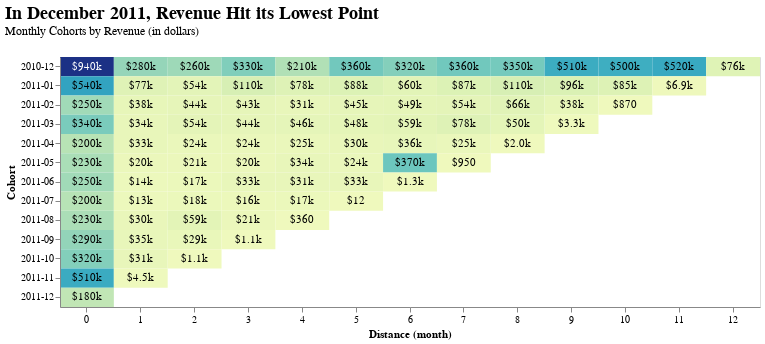

The notebook cell saved with this chart:
### Markdown cell above
Visualisasikan `cohort revenue` menggunakan HeatMap.

### Code cell
cohorts['FirstTransactionMonth'] = cohorts['FirstTransactionMonth'].astype(str)

# Plot dengan heat map
heatmap = alt.Chart(cohorts).mark_rect().encode(
    x=alt.X('PeriodDistance:O', title='Distance (month)').axis(labelAngle=0),
    y=alt.Y('FirstTransactionMonth:O', title='Cohort'),
    color=alt.Color('Revenue').legend(None),
).properties(
    width=800,
    height=300,
    title='Cohort Analysis - Revenue'
)

# Menambahkan text annotations
text = heatmap.mark_text(baseline='middle').encode(
    text=alt.Text('Revenue', format='$.2s'),
    color=alt.condition(
        alt.datum['Revenue'] > 800000,
        alt.value('white'),
        alt.value('black')
    )
)

# Menambahkan judul
(heatmap + text).properties(
    title=alt.Title(
        "In December 2011, Revenue Hit its Lowest Point",
        subtitle='Monthly Cohorts by Revenue (in dollars)',
        anchor='start',
        font='Calibri',
        fontSize=18,
        offset=20,
    ),
    width=700, height=250
)

### Figure 1 — Vega-Lite specification as saved in the notebook (floating-point values rounded to 4 significant figures)
{"config": {"view": {"continuousWidth": 300, "continuousHeight": 300}}, "layer": [{"mark": {"type": "rect"}, "encoding": {"color": {"field": "Revenue", "legend": null, "type": "quantitative"}, "x": {"axis": {"labelAngle": 0}, "field": "PeriodDistance", "title": "Distance (month)", "type": "ordinal"}, "y": {"field": "FirstTransactionMonth", "title": "Cohort", "type": "ordinal"}}, "title": "Cohort Analysis - Revenue"}, {"mark": {"type": "text", "baseline": "middle"}, "encoding": {"color": {"condition": {"test": "(datum['Revenue'] > 800000)", "value": "white"}, "value": "black"}, "text": {"field": "Revenue", "format": "$.2s", "type": "quantitative"}, "x": {"axis": {"labelAngle": 0}, "field": "PeriodDistance", "title": "Distance (month)", "type": "ordinal"}, "y": {"field": "FirstTransactionMonth", "title": "Cohort", "type": "ordinal"}}, "title": "Cohort Analysis - Revenue"}], "data": {"name": "data-fece5a81e6f9507a33063513da515dd3"}, "height": 250, "title": {"text": "In December 2011, Revenue Hit its Lowest Point", "anchor": "start", "font": "Calibri", "fontSize": 18, "offset": 20, "subtitle": "Monthly Cohorts by Revenue (in dollars)"}, "width": 700, "$schema": "https://vega.github.io/schema/vega-lite/v5.8.0.json", "datasets": {"data-fece5a81e6f9507a33063513da515dd3": [{"FirstTransactionMonth": "2010-12", "PeriodDistance": 0, "Revenue": 941800.0}, {"FirstTransactionMonth": "2010-12", "PeriodDistance": 1, "Revenue": 280400.0}, {"FirstTransactionMonth": "2010-12", "PeriodDistance": 2, "Revenue": 259000.0}, {"FirstTransactionMonth": "2010-12", "PeriodDistance": 3, "Revenue": 326100.0}, {"FirstTransactionMonth": "2010-12", "PeriodDistance": 4, "Revenue": 214900.0}, {"FirstTransactionMonth": "2010-12", "PeriodDistance": 5, "Revenue": 356600.0}, {"FirstTransactionMonth": "2010-12", "PeriodDistance": 6, "Revenue": 317600.0}, {"FirstTransactionMonth": "2010-12", "PeriodDistance": 7, "Revenue": 360100.0}, {"FirstTransactionMonth": "2010-12", "PeriodDistance": 8, "Revenue": 349900.0}, {"FirstTransactionMonth": "2010-12", "PeriodDistance": 9, "Revenue": 505900.0}, {"FirstTransactionMonth": "2010-12", "PeriodDistance": 10, "Revenue": 498600.0}, {"FirstTransactionMonth": "2010-12", "PeriodDistance": 11, "Revenue": 518100.0}, {"FirstTransactionMonth": "2010-12", "PeriodDistance": 12, "Revenue": 76300.0}, {"FirstTransactionMonth": "2011-01", "PeriodDistance": 0, "Revenue": 543600.0}, {"FirstTransactionMonth": "2011-01", "PeriodDistance": 1, "Revenue": 77130.0}, {"FirstTransactionMonth": "2011-01", "PeriodDistance": 2, "Revenue": 54460.0}, {"FirstTransactionMonth": "2011-01", "PeriodDistance": 3, "Revenue": 107000.0}, {"FirstTransactionMonth": "2011-01", "PeriodDistance": 4, "Revenue": 78150.0}, {"FirstTransactionMonth": "2011-01", "PeriodDistance": 5, "Revenue": 88100.0}, {"FirstTransactionMonth": "2011-01", "PeriodDistance": 6, "Revenue": 60270.0}, {"FirstTransactionMonth": "2011-01", "PeriodDistance": 7, "Revenue": 87320.0}, {"FirstTransactionMonth": "2011-01", "PeriodDistance": 8, "Revenue": 106400.0}, {"FirstTransactionMonth": "2011-01", "PeriodDistance": 9, "Revenue": 95820.0}, {"FirstTransactionMonth": "2011-01", "PeriodDistance": 10, "Revenue": 84980.0}, {"FirstTransactionMonth": "2011-01", "PeriodDistance": 11, "Revenue": 6925.0}, {"FirstTransactionMonth": "2011-02", "PeriodDistance": 0, "Revenue": 253800.0}, {"FirstTransactionMonth": "2011-02", "PeriodDistance": 1, "Revenue": 38060.0}, {"FirstTransactionMonth": "2011-02", "PeriodDistance": 2, "Revenue": 44400.0}, {"FirstTransactionMonth": "2011-02", "PeriodDistance": 3, "Revenue": 42920.0}, {"FirstTransactionMonth": "2011-02", "PeriodDistance": 4, "Revenue": 30740.0}, {"FirstTransactionMonth": "2011-02", "PeriodDistance": 5, "Revenue": 44570.0}, {"FirstTransactionMonth": "2011-02", "PeriodDistance": 6, "Revenue": 49290.0}, {"FirstTransactionMonth": "2011-02", "PeriodDistance": 7, "Revenue": 53750.0}, {"FirstTransactionMonth": "2011-02", "PeriodDistance": 8, "Revenue": 65710.0}, {"FirstTransactionMonth": "2011-02", "PeriodDistance": 9, "Revenue": 37910.0}, {"FirstTransactionMonth": "2011-02", "PeriodDistance": 10, "Revenue": 871.2}, {"FirstTransactionMonth": "2011-03", "PeriodDistance": 0, "Revenue": 340100.0}, {"FirstTransactionMonth": "2011-03", "PeriodDistance": 1, "Revenue": 34260.0}, {"FirstTransactionMonth": "2011-03", "PeriodDistance": 2, "Revenue": 53680.0}, {"FirstTransactionMonth": "2011-03", "PeriodDistance": 3, "Revenue": 43690.0}, {"FirstTransactionMonth": "2011-03", "PeriodDistance": 4, "Revenue": 45620.0}, {"FirstTransactionMonth": "2011-03", "PeriodDistance": 5, "Revenue": 48230.0}, {"FirstTransactionMonth": "2011-03", "PeriodDistance": 6, "Revenue": 58760.0}, {"FirstTransactionMonth": "2011-03", "PeriodDistance": 7, "Revenue": 78400.0}, {"FirstTransactionMonth": "2011-03", "PeriodDistance": 8, "Revenue": 50490.0}, {"FirstTransactionMonth": "2011-03", "PeriodDistance": 9, "Revenue": 3316.0}, {"FirstTransactionMonth": "2011-04", "PeriodDistance": 0, "Revenue": 199000.0}, {"FirstTransactionMonth": "2011-04", "PeriodDistance": 1, "Revenue": 32730.0}, {"FirstTransactionMonth": "2011-04", "PeriodDistance": 2, "Revenue": 23500.0}, {"FirstTransactionMonth": "2011-04", "PeriodDistance": 3, "Revenue": 23820.0}, {"FirstTransactionMonth": "2011-04", "PeriodDistance": 4, "Revenue": 24520.0}, {"FirstTransactionMonth": "2011-04", "PeriodDistance": 5, "Revenue": 30340.0}, {"FirstTransactionMonth": "2011-04", "PeriodDistance": 6, "Revenue": 35720.0}, {"FirstTransactionMonth": "2011-04", "PeriodDistance": 7, "Revenue": 25490.0}, {"FirstTransactionMonth": "2011-04", "PeriodDistance": 8, "Revenue": 1951.0}, {"FirstTransactionMonth": "2011-05", "PeriodDistance": 0, "Revenue": 231800.0}, {"FirstTransactionMonth": "2011-05", "PeriodDistance": 1, "Revenue": 20320.0}, {"FirstTransactionMonth": "2011-05", "PeriodDistance": 2, "Revenue": 20530.0}, {"FirstTransactionMonth": "2011-05", "PeriodDistance": 3, "Revenue": 20400.0}, {"FirstTransactionMonth": "2011-05", "PeriodDistance": 4, "Revenue": 33750.0}, {"FirstTransactionMonth": "2011-05", "PeriodDistance": 5, "Revenue": 23550.0}, {"FirstTransactionMonth": "2011-05", "PeriodDistance": 6, "Revenue": 371100.0}, {"FirstTransactionMonth": "2011-05", "PeriodDistance": 7, "Revenue": 949.6}, {"FirstTransactionMonth": "2011-06", "PeriodDistance": 0, "Revenue": 251600.0}, {"FirstTransactionMonth": "2011-06", "PeriodDistance": 1, "Revenue": 13560.0}, {"FirstTransactionMonth": "2011-06", "PeriodDistance": 2, "Revenue": 16810.0}, {"FirstTransactionMonth": "2011-06", "PeriodDistance": 3, "Revenue": 32600.0}, {"FirstTransactionMonth": "2011-06", "PeriodDistance": 4, "Revenue": 30650.0}, {"FirstTransactionMonth": "2011-06", "PeriodDistance": 5, "Revenue": 33210.0}, {"FirstTransactionMonth": "2011-06", "PeriodDistance": 6, "Revenue": 1261.0}, {"FirstTransactionMonth": "2011-07", "PeriodDistance": 0, "Revenue": 201900.0}, {"FirstTransactionMonth": "2011-07", "PeriodDistance": 1, "Revenue": 12770.0}, {"FirstTransactionMonth": "2011-07", "PeriodDistance": 2, "Revenue": 17640.0}, {"FirstTransactionMonth": "2011-07", "PeriodDistance": 3, "Revenue": 16330.0}, {"FirstTransactionMonth": "2011-07", "PeriodDistance": 4, "Revenue": 16660.0}, {"FirstTransactionMonth": "2011-07", "PeriodDistance": 5, "Revenue": 11.8}, {"FirstTransactionMonth": "2011-08", "PeriodDistance": 0, "Revenue": 229600.0}, {"FirstTransactionMonth": "2011-08", "PeriodDistance": 1, "Revenue": 30410.0}, {"FirstTransactionMonth": "2011-08", "PeriodDistance": 2, "Revenue": 58700.0}, {"FirstTransactionMonth": "2011-08", "PeriodDistance": 3, "Revenue": 20520.0}, {"FirstTransactionMonth": "2011-08", "PeriodDistance": 4, "Revenue": 357.4}, {"FirstTransactionMonth": "2011-09", "PeriodDistance": 0, "Revenue": 285600.0}, {"FirstTransactionMonth": "2011-09", "PeriodDistance": 1, "Revenue": 34550.0}, {"FirstTransactionMonth": "2011-09", "PeriodDistance": 2, "Revenue": 28750.0}, {"FirstTransactionMonth": "2011-09", "PeriodDistance": 3, "Revenue": 1054.0}, {"FirstTransactionMonth": "2011-10", "PeriodDistance": 0, "Revenue": 320100.0}, {"FirstTransactionMonth": "2011-10", "PeriodDistance": 1, "Revenue": 30830.0}, {"FirstTransactionMonth": "2011-10", "PeriodDistance": 2, "Revenue": 1056.0}, {"FirstTransactionMonth": "2011-11", "PeriodDistance": 0, "Revenue": 509600.0}, {"FirstTransactionMonth": "2011-11", "PeriodDistance": 1, "Revenue": 4531.0}, {"FirstTransactionMonth": "2011-12", "PeriodDistance": 0, "Revenue": 177300.0}]}}
